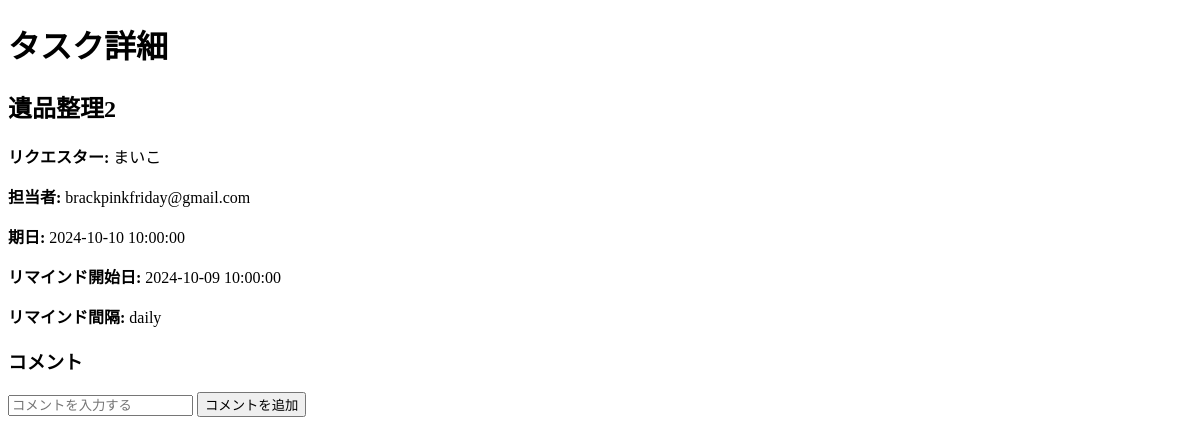
The app's page /task_detail/2, older data.
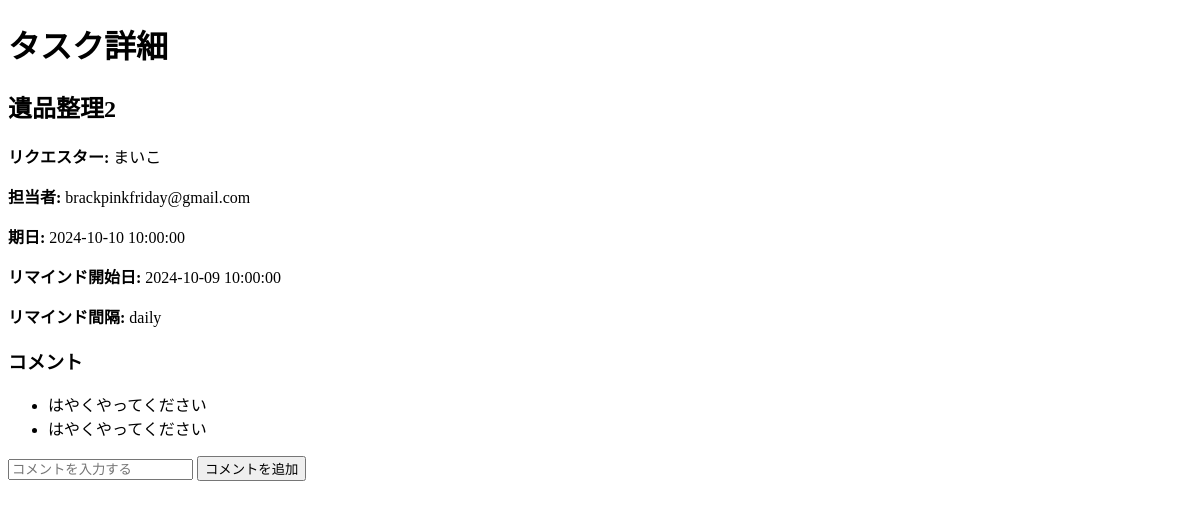
The same page, newer data.
### models.py (models this page shows)
class Comment(db.Model):
    id = db.Column(db.Integer, primary_key=True)
    task_id = db.Column(db.Integer, db.ForeignKey('task.id'), nullable=False)
    content = db.Column(db.String(500), nullable=False)

### routes.py (the view)
@main.route('/task_detail/<int:task_id>')
def task_detail(task_id):
    task = Task.query.get(task_id)
    comments = Comment.query.filter_by(task_id=task_id).all()
    return render_template('task_detail.html', task=task, comments=comments)

### templates/task_detail.html (shortened to what this page needs)
<!DOCTYPE html>
<html lang="ja">
<head>
</head>
<body>
    <h1>タスク詳細</h1>
    <h2>{{ task.title }}</h2>
    <p><strong>リクエスター:</strong> {{ task.requester_email }}</p>
    <p><strong>担当者:</strong> {{ task.assignee_email }}</p>
    <p><strong>期日:</strong> {{ task.due_date }}</p>
    <p><strong>リマインド開始日:</strong> {{ task.remind_start_date }}</p>
    <p><strong>リマインド間隔:</strong> {{ task.remind_interval }}</p>
    <h3>コメント</h3>
    <ul>
        {% for comment in comments %}
            <li>{{ comment.content }}</li>
        {% endfor %}
    </ul>
    <form action="{{ url_for('main.add_comment', task_id=task.id) }}" method="POST">
        <input type="text" name="comment" placeholder="コメントを入力する" required>
        <button type="submit">コメントを追加</button>
    </form>

Row changes from the older to the newer data that the page shows:
added Comment: content "はやくやってください"
added Comment: content "はやくやってください"
